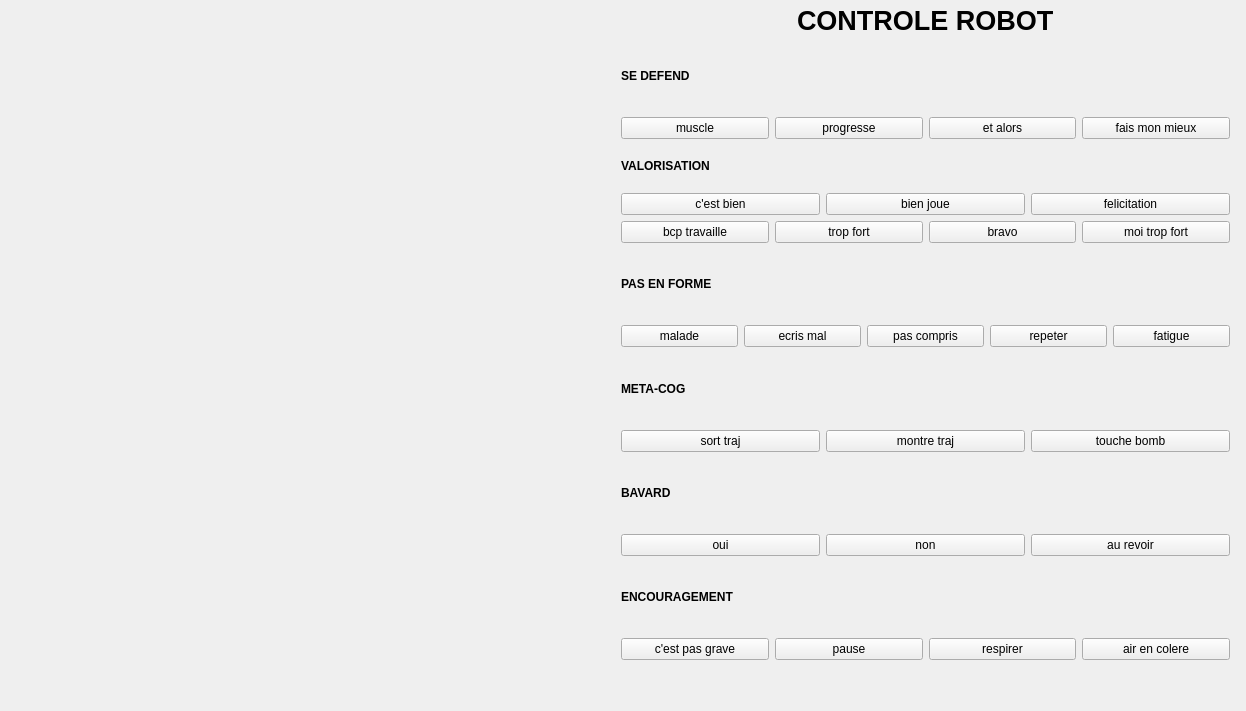
<?xml version="1.0" encoding="UTF-8"?>
<ui version="4.0">
 <class>Widget</class>
 <widget class="QWidget" name="Widget">
  <property name="geometry">
   <rect>
    <x>0</x>
    <y>0</y>
    <width>1246</width>
    <height>711</height>
   </rect>
  </property>
  <property name="windowTitle">
   <string>Widget</string>
  </property>
  <widget class="QWidget" name="horizontalLayoutWidget">
   <property name="geometry">
    <rect>
     <x>0</x>
     <y>0</y>
     <width>601</width>
     <height>721</height>
    </rect>
   </property>
   <layout class="QHBoxLayout" name="horizontalLayout"/>
  </widget>
  <widget class="QWidget" name="verticalLayoutWidget">
   <property name="geometry">
    <rect>
     <x>610</x>
     <y>30</y>
     <width>631</width>
     <height>641</height>
    </rect>
   </property>
   <layout class="QVBoxLayout" name="verticalLayout">
    <item>
     <layout class="QVBoxLayout" name="verticalLayout_8">
      <item>
       <widget class="QLabel" name="label">
        <property name="font">
         <font>
          <weight>75</weight>
          <bold>true</bold>
         </font>
        </property>
        <property name="text">
         <string>SE DEFEND</string>
        </property>
       </widget>
      </item>
      <item>
       <layout class="QHBoxLayout" name="horizontalLayout_2">
        <property name="spacing">
         <number>6</number>
        </property>
        <item>
         <widget class="QPushButton" name="muscle">
          <property name="text">
           <string>muscle</string>
          </property>
         </widget>
        </item>
        <item>
         <widget class="QPushButton" name="progresse">
          <property name="text">
           <string>progresse</string>
          </property>
         </widget>
        </item>
        <item>
         <widget class="QPushButton" name="alors">
          <property name="text">
           <string>et alors</string>
          </property>
         </widget>
        </item>
        <item>
         <widget class="QPushButton" name="fai_mon_mieux">
          <property name="text">
           <string>fais mon mieux</string>
          </property>
         </widget>
        </item>
       </layout>
      </item>
     </layout>
    </item>
    <item>
     <layout class="QVBoxLayout" name="verticalLayout_7">
      <item>
       <widget class="QLabel" name="label_5">
        <property name="font">
         <font>
          <weight>75</weight>
          <bold>true</bold>
         </font>
        </property>
        <property name="text">
         <string>VALORISATION</string>
        </property>
       </widget>
      </item>
      <item>
       <layout class="QHBoxLayout" name="horizontalLayout_9">
        <item>
         <widget class="QPushButton" name="bien">
          <property name="text">
           <string>c'est bien</string>
          </property>
         </widget>
        </item>
        <item>
         <widget class="QPushButton" name="bien_joue">
          <property name="text">
           <string>bien joue</string>
          </property>
         </widget>
        </item>
        <item>
         <widget class="QPushButton" name="felicitation">
          <property name="text">
           <string>felicitation</string>
          </property>
         </widget>
        </item>
       </layout>
      </item>
      <item>
       <layout class="QHBoxLayout" name="horizontalLayout_7">
        <item>
         <widget class="QPushButton" name="bcp_travaille">
          <property name="text">
           <string>bcp travaille</string>
          </property>
         </widget>
        </item>
        <item>
         <widget class="QPushButton" name="trop_fort">
          <property name="text">
           <string>trop fort</string>
          </property>
         </widget>
        </item>
        <item>
         <widget class="QPushButton" name="bravo">
          <property name="text">
           <string>bravo</string>
          </property>
         </widget>
        </item>
        <item>
         <widget class="QPushButton" name="moi_trop_fort">
          <property name="text">
           <string>moi trop fort</string>
          </property>
         </widget>
        </item>
       </layout>
      </item>
     </layout>
    </item>
    <item>
     <layout class="QHBoxLayout" name="horizontalLayout_5">
      <item>
       <layout class="QVBoxLayout" name="verticalLayout_3">
        <item>
         <widget class="QLabel" name="label_2">
          <property name="font">
           <font>
            <weight>75</weight>
            <bold>true</bold>
           </font>
          </property>
          <property name="text">
           <string>PAS EN FORME</string>
          </property>
         </widget>
        </item>
        <item>
         <layout class="QHBoxLayout" name="horizontalLayout_3">
          <item>
           <widget class="QPushButton" name="malade">
            <property name="text">
             <string>malade</string>
            </property>
           </widget>
          </item>
          <item>
           <widget class="QPushButton" name="ecris_mal">
            <property name="text">
             <string>ecris mal</string>
            </property>
           </widget>
          </item>
          <item>
           <widget class="QPushButton" name="pas_compris">
            <property name="text">
             <string>pas compris</string>
            </property>
           </widget>
          </item>
          <item>
           <widget class="QPushButton" name="repete">
            <property name="text">
             <string>repeter</string>
            </property>
           </widget>
          </item>
          <item>
           <widget class="QPushButton" name="fatigue">
            <property name="text">
             <string>fatigue</string>
            </property>
           </widget>
          </item>
         </layout>
        </item>
       </layout>
      </item>
     </layout>
    </item>
    <item>
     <layout class="QVBoxLayout" name="verticalLayout_9">
      <item>
       <widget class="QLabel" name="label_3">
        <property name="font">
         <font>
          <weight>75</weight>
          <bold>true</bold>
         </font>
        </property>
        <property name="text">
         <string>META-COG</string>
        </property>
       </widget>
      </item>
      <item>
       <layout class="QHBoxLayout" name="horizontalLayout_4">
        <item>
         <widget class="QPushButton" name="sort_traj">
          <property name="text">
           <string>sort traj</string>
          </property>
         </widget>
        </item>
        <item>
         <widget class="QPushButton" name="montre_traj">
          <property name="text">
           <string>montre traj</string>
          </property>
         </widget>
        </item>
        <item>
         <widget class="QPushButton" name="touche_bomb">
          <property name="text">
           <string>touche bomb</string>
          </property>
         </widget>
        </item>
       </layout>
      </item>
     </layout>
    </item>
    <item>
     <layout class="QVBoxLayout" name="verticalLayout_10">
      <item>
       <widget class="QLabel" name="label_6">
        <property name="font">
         <font>
          <weight>75</weight>
          <bold>true</bold>
         </font>
        </property>
        <property name="text">
         <string>BAVARD</string>
        </property>
       </widget>
      </item>
      <item>
       <layout class="QHBoxLayout" name="horizontalLayout_10">
        <item>
         <widget class="QPushButton" name="oui">
          <property name="text">
           <string>oui</string>
          </property>
         </widget>
        </item>
        <item>
         <widget class="QPushButton" name="non">
          <property name="text">
           <string>non</string>
          </property>
         </widget>
        </item>
        <item>
         <widget class="QPushButton" name="au_revoir">
          <property name="text">
           <string>au revoir</string>
          </property>
         </widget>
        </item>
       </layout>
      </item>
     </layout>
    </item>
    <item>
     <layout class="QVBoxLayout" name="verticalLayout_5">
      <item>
       <widget class="QLabel" name="label_4">
        <property name="font">
         <font>
          <weight>75</weight>
          <bold>true</bold>
         </font>
        </property>
        <property name="text">
         <string>ENCOURAGEMENT</string>
        </property>
       </widget>
      </item>
      <item>
       <layout class="QHBoxLayout" name="horizontalLayout_6">
        <item>
         <widget class="QPushButton" name="cest_pas_grave">
          <property name="text">
           <string>c'est pas grave</string>
          </property>
         </widget>
        </item>
        <item>
         <widget class="QPushButton" name="pause">
          <property name="text">
           <string>pause</string>
          </property>
         </widget>
        </item>
        <item>
         <widget class="QPushButton" name="respire">
          <property name="text">
           <string>respirer</string>
          </property>
         </widget>
        </item>
        <item>
         <widget class="QPushButton" name="air_en_colere">
          <property name="text">
           <string>air en colere</string>
          </property>
         </widget>
        </item>
       </layout>
      </item>
     </layout>
    </item>
   </layout>
  </widget>
  <widget class="QWidget" name="verticalLayoutWidget_9">
   <property name="geometry">
    <rect>
     <x>620</x>
     <y>0</y>
     <width>611</width>
     <height>41</height>
    </rect>
   </property>
   <layout class="QVBoxLayout" name="verticalLayout_11">
    <item alignment="Qt::AlignHCenter|Qt::AlignVCenter">
     <widget class="QLabel" name="label_7">
      <property name="font">
       <font>
        <pointsize>20</pointsize>
        <weight>75</weight>
        <bold>true</bold>
       </font>
      </property>
      <property name="text">
       <string>CONTROLE ROBOT</string>
      </property>
     </widget>
    </item>
   </layout>
  </widget>
 </widget>
 <layoutdefault spacing="6" margin="11"/>
 <resources/>
 <connections/>
</ui>
